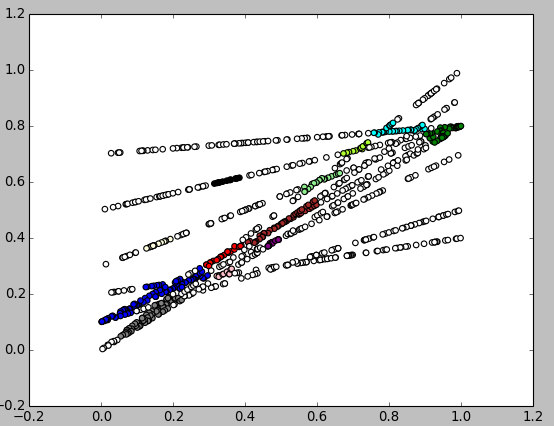

The script that drew this image:
#!/usr/bin/env python
# coding=UTF-8
from pylab import *

#获取不同颜色
class RandomColor():
    i=-1
    cnames= ['blue','gray','brown','green','cyan','red','lightgreen',\
'black','lightyellow','purple','pink','greenyellow','white']

    @staticmethod
    def getColor():
        if RandomColor.i < len(RandomColor.cnames) - 1:
            RandomColor.i=RandomColor.i+1
        return RandomColor.cnames[RandomColor.i]


#读取文件的点
class Points(object):
    Xs = []
    Ys = []
    i_iter = 0

    def __init__(self, filename):
        self.loadFile(filename)

    #load points into arrays from csv
    def loadFile(self, filename):
        X=[]
        Y=[]
        for line in file(filename):
            if "Cluster" in line:
                #print line
                if len(X) > 0:
                    self.Xs.append(X)
                    self.Ys.append(Y)
	            X=[]
                Y=[]
                continue

            xstr,ystr = line.split(",")
            X.append(float(xstr))
            Y.append(float(ystr))

        if len(X) > 0:
            self.Xs.append(X)
            self.Ys.append(Y)

        #自定义list排序对比函数
        def comp(x,y):
           if len(x) > len(y):
                return -1
           elif len(x) == len(y):
                return 0
           else:
                return 1

        #list排序
        self.Xs.sort(comp)
        self.Ys.sort(comp)

    def getX(self):
        return self.Xs

    def getY(self):
        return self.Ys

    #迭代器
    def __iter__(self):
        self.i_iter = 0
        return self;

    #支持for in操作
    def next(self):
        if self.i_iter < len(self.Xs):
            x,y = self.Xs[self.i_iter],self.Ys[self.i_iter]
            self.i_iter = self.i_iter + 1
            return (x,y)
        raise StopIteration()

def PlotPoints(filename):
    for x,y in Points(filename):
        scatter(x,y, s=25, c=RandomColor.getColor())
    show()

if __name__ == "__main__":
    PlotPoints("output")
